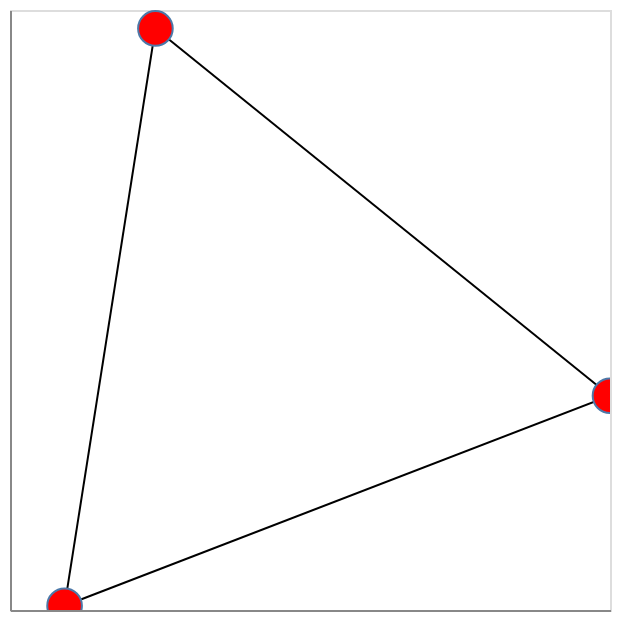

Notebook cell for this chart:
### Code cell
import networkx as nx
import altair as alt
import nx_altair as nxa

# Define country neighbors as a dictionary
country_borders = {
    'BRA': ['ARG', 'BOL'],
    'ARG': ['BRA', 'BOL'],
    'BOL': ['BRA', 'ARG']
}

# Build the graph
G = nx.Graph()
for country, neighbors in country_borders.items():
    for neighbor in neighbors:
        G.add_edge(country, neighbor)

# Get a layout for node positions (spring layout for clarity)
pos = nx.spring_layout(G, seed=42)  # You can use latitude/longitude if available

# Draw the network graph using nx_altair
viz = nxa.draw_networkx(G, pos)
viz = viz.interactive()

# Show in Jupyter or export to HTML
viz.show()

### Figure 1 — Vega-Lite specification as saved in the notebook (floating-point values rounded to 4 significant figures)
{"config": {"view": {"continuousWidth": 300, "continuousHeight": 300}}, "layer": [{"data": {"name": "data-b57f2fbb7636a02d6d68a2b007ce847d"}, "mark": {"type": "line", "color": "black", "opacity": 1, "strokeWidth": 1}, "encoding": {"detail": {"field": "edge", "type": "quantitative"}, "x": {"axis": {"grid": false, "labels": false, "ticks": false, "title": ""}, "field": "x", "type": "quantitative"}, "y": {"axis": {"grid": false, "labels": false, "ticks": false, "title": ""}, "field": "y", "type": "quantitative"}}, "name": "view_1"}, {"data": {"name": "data-f366e5d87acfdfe57a79ea4e86fe587b"}, "mark": {"type": "point", "fill": "red", "opacity": 1, "size": 300, "strokeWidth": 1.0}, "encoding": {"x": {"axis": {"grid": false, "labels": false, "ticks": false}, "field": "x", "type": "quantitative"}, "y": {"axis": {"grid": false, "labels": false, "ticks": false}, "field": "y", "type": "quantitative"}}}], "params": [{"name": "param_1", "select": {"type": "interval", "encodings": ["x", "y"]}, "bind": "scales", "views": ["view_1"]}], "$schema": "https://vega.github.io/schema/vega-lite/v5.20.1.json", "datasets": {"data-b57f2fbb7636a02d6d68a2b007ce847d": [{"target": "ARG", "edge": 0, "pair": ["BRA", "ARG"], "x": -0.3638, "source": "BRA", "y": 0.9447}, {"target": "ARG", "edge": 0, "pair": ["BRA", "ARG"], "x": 1.0, "source": "BRA", "y": -0.1573}, {"target": "BOL", "edge": 1, "pair": ["BRA", "BOL"], "x": -0.3638, "source": "BRA", "y": 0.9447}, {"target": "BOL", "edge": 1, "pair": ["BRA", "BOL"], "x": -0.6362, "source": "BRA", "y": -0.7874}, {"target": "BOL", "edge": 2, "pair": ["ARG", "BOL"], "x": 1.0, "source": "ARG", "y": -0.1573}, {"target": "BOL", "edge": 2, "pair": ["ARG", "BOL"], "x": -0.6362, "source": "ARG", "y": -0.7874}], "data-f366e5d87acfdfe57a79ea4e86fe587b": [{"x": -0.3638, "y": 0.9447}, {"x": 1.0, "y": -0.1573}, {"x": -0.6362, "y": -0.7874}]}}
